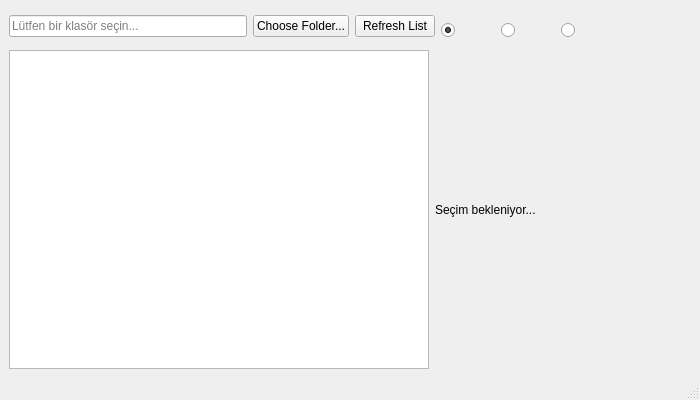
<?xml version="1.0" encoding="UTF-8"?>
<ui version="4.0">
 <class>MainWindow</class>
 <widget class="QMainWindow" name="MainWindow">
  <property name="geometry">
   <rect>
    <x>0</x>
    <y>0</y>
    <width>700</width>
    <height>400</height>
   </rect>
  </property>
  <property name="windowTitle">
   <string>File Browser</string>
  </property>
  <property name="windowIcon">
   <iconset>
    <normaloff>Mri.ico</normaloff>Mri.ico</iconset>
  </property>
  <widget class="QWidget" name="centralwidget">
   <layout class="QVBoxLayout" name="verticalLayout">
    <item>
     <layout class="QHBoxLayout" name="horizontalLayout">
      <item>
       <widget class="QLineEdit" name="lEKlasor">
        <property name="minimumSize">
         <size>
          <width>200</width>
          <height>0</height>
         </size>
        </property>
        <property name="readOnly">
         <bool>true</bool>
        </property>
        <property name="placeholderText">
         <string>Lütfen bir klasör seçin...</string>
        </property>
       </widget>
      </item>
      <item>
       <widget class="QPushButton" name="pBKlasorSec">
        <property name="text">
         <string>Choose Folder...</string>
        </property>
       </widget>
      </item>
      <item>
       <widget class="QPushButton" name="pBTazele">
        <property name="text">
         <string>Refresh List</string>
        </property>
       </widget>
      </item>
      <item>
       <widget class="QFrame" name="frame">
        <property name="minimumSize">
         <size>
          <width>250</width>
          <height>35</height>
         </size>
        </property>
        <property name="frameShape">
         <enum>QFrame::Shape::NoFrame</enum>
        </property>
        <property name="frameShadow">
         <enum>QFrame::Shadow::Raised</enum>
        </property>
        <property name="lineWidth">
         <number>0</number>
        </property>
        <widget class="QRadioButton" name="radioHepsi">
         <property name="geometry">
          <rect>
           <x>120</x>
           <y>10</y>
           <width>81</width>
           <height>22</height>
          </rect>
         </property>
         <property name="text">
          <string/>
         </property>
        </widget>
        <widget class="QRadioButton" name="radioParca">
         <property name="geometry">
          <rect>
           <x>0</x>
           <y>10</y>
           <width>51</width>
           <height>22</height>
          </rect>
         </property>
         <property name="text">
          <string/>
         </property>
         <property name="checked">
          <bool>true</bool>
         </property>
        </widget>
        <widget class="QRadioButton" name="radioMontaj">
         <property name="geometry">
          <rect>
           <x>60</x>
           <y>10</y>
           <width>61</width>
           <height>22</height>
          </rect>
         </property>
         <property name="text">
          <string/>
         </property>
        </widget>
       </widget>
      </item>
     </layout>
    </item>
    <item>
     <layout class="QHBoxLayout" name="horizontalLayout_2">
      <item>
       <widget class="QTableView" name="tableViewListe">
        <property name="minimumSize">
         <size>
          <width>300</width>
          <height>0</height>
         </size>
        </property>
       </widget>
      </item>
      <item>
       <widget class="QLabel" name="lblOnizleme">
        <property name="minimumSize">
         <size>
          <width>256</width>
          <height>256</height>
         </size>
        </property>
        <property name="text">
         <string>Seçim bekleniyor...</string>
        </property>
        <property name="scaledContents">
         <bool>false</bool>
        </property>
       </widget>
      </item>
     </layout>
    </item>
   </layout>
  </widget>
  <widget class="QMenuBar" name="menubar">
   <property name="geometry">
    <rect>
     <x>0</x>
     <y>0</y>
     <width>700</width>
     <height>22</height>
    </rect>
   </property>
  </widget>
  <widget class="QStatusBar" name="statusbar"/>
 </widget>
 <resources/>
 <connections/>
</ui>
